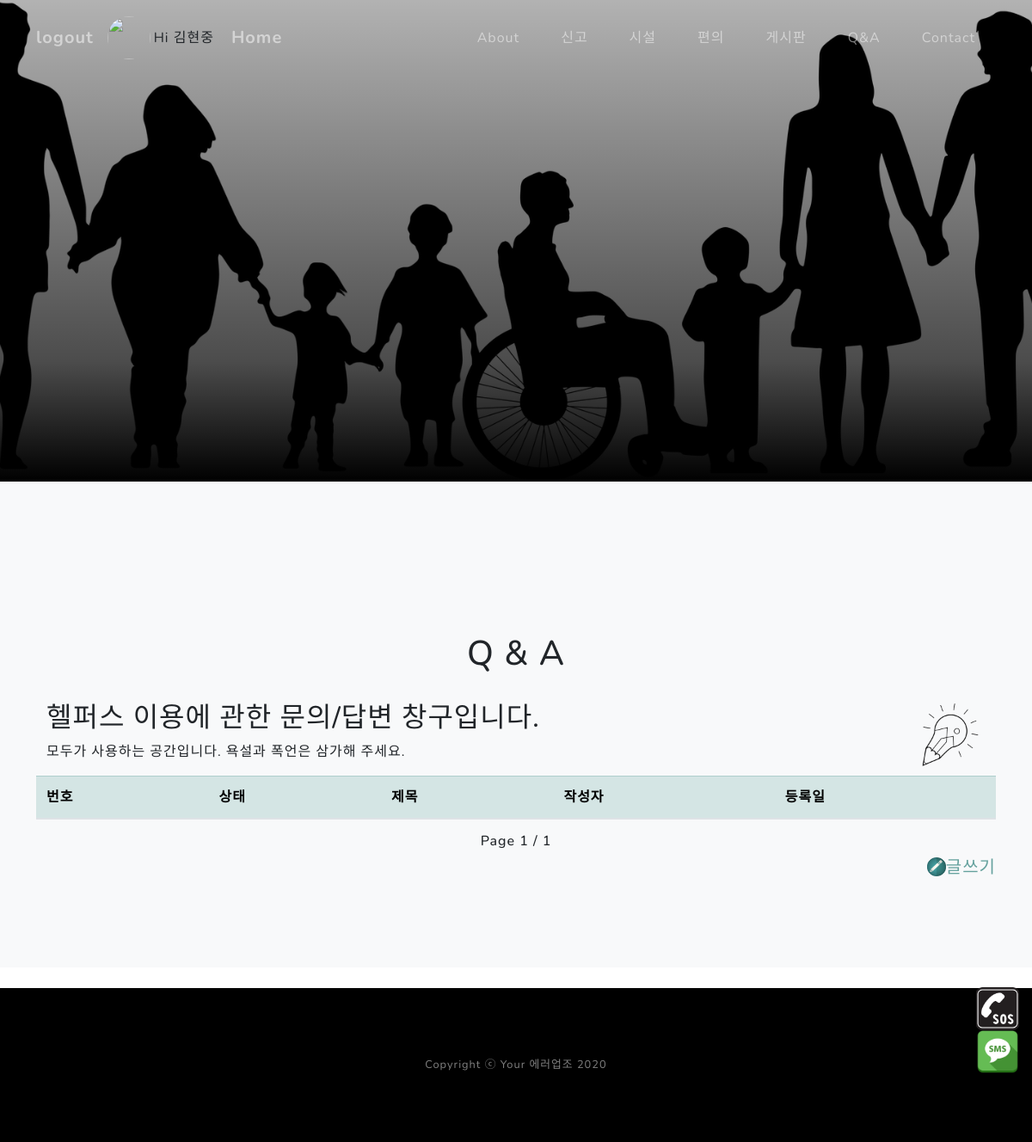
Page /qnaapp/ (signed in) on the earlier database version.
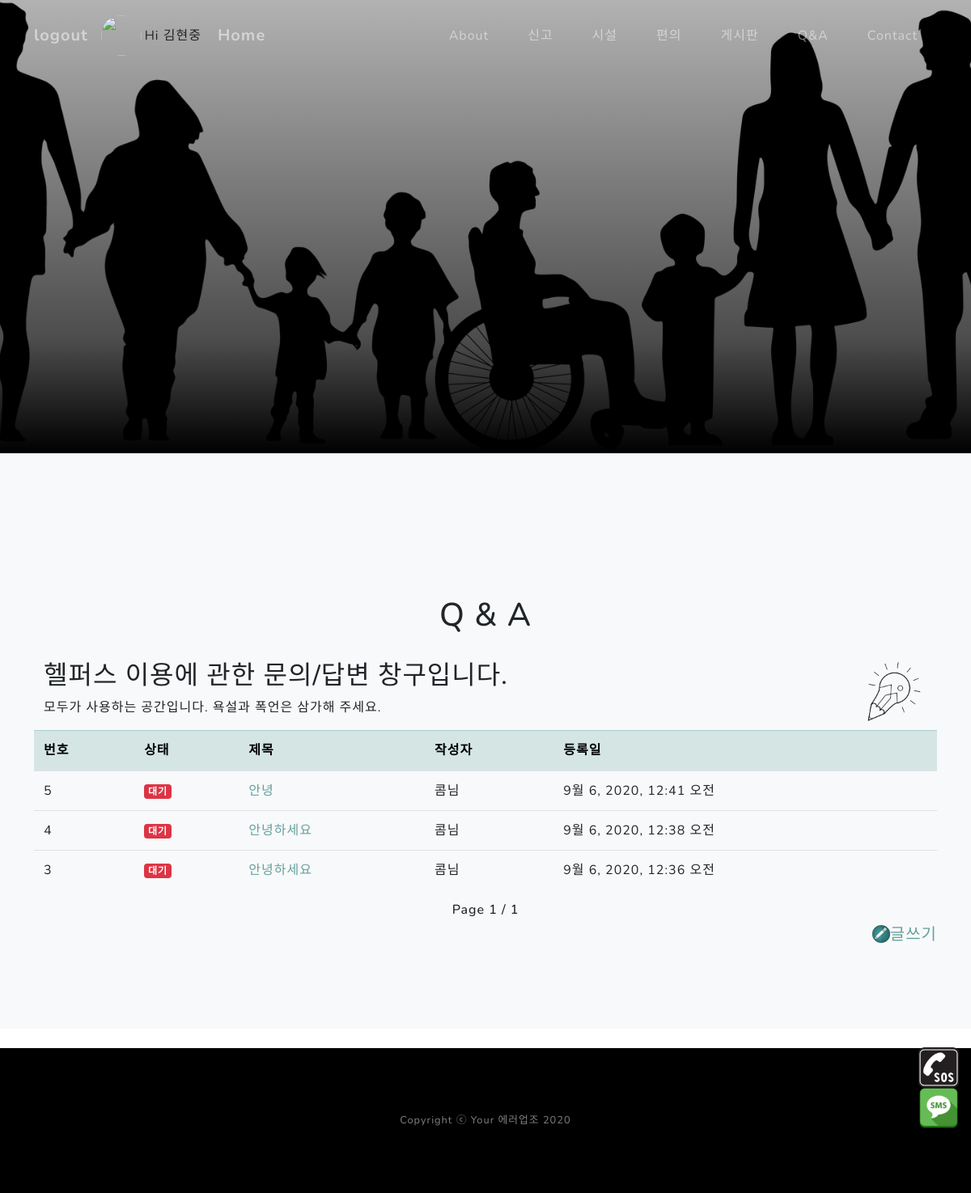
Same page on the later database version.
### fordisapp/models.py (models this page shows)
class Qnaboard(models.Model):
    qnawriter = models.ForeignKey('Users', db_column='userEmail', blank=False, null=False, on_delete=models.CASCADE)
    title = models.CharField(max_length=20)
    nickName = models.CharField(max_length=20)
    content = models.TextField()
    created_at = models.DateTimeField(auto_now_add=True)
    admin_content = models.TextField()

class Users(models.Model):
    userEmail = models.EmailField(max_length=30, primary_key=True, verbose_name="이메일(아이디)")
    nickName = models.CharField(max_length=12, verbose_name="닉네임")
    password = models.CharField(max_length=12, verbose_name="비밀번호")
    registerDate = models.DateField(auto_now_add=True, verbose_name="가입시간")
    guardianName = models.CharField(blank=True, max_length=12, verbose_name="보호자명")
    guardianCallNum = models.CharField(blank=True, max_length=12, verbose_name="보호자전화번호")
    guardianBasicMsg = models.CharField(blank=True, max_length=100, verbose_name="보호자기본메세지")
    photo = models.FileField(blank=True, upload_to=date_upload_to)

### qnaapp/views.py (the view)
# urls.py: path("", views.qnaread, name="qnaread"),
def qnaread(request):
    if logincheck(request)['loginyn']:
        page = request.GET.get('page', 1)
        qnalist = Qnaboard.objects.all()
        paginator = Paginator(qnalist[::-1], 5)
        qnalistpage = paginator.get_page(page)
        context = {"qnalist": qnalistpage}
        context.update(logincheck(request))
        return render(request, 'qnaboard.html', context)
    else:
        return render(request, 'login.html', logincheck(request))

### qnaapp/views.py (called while the page is built)
def logincheck(request) :
    context = None
    if 'user' in request.session:
        user = Users.objects.get(userEmail=request.session.get('user'))
        context = {'loginyn':True,
                   'useremail':user.userEmail,
                   'nickname': user.nickName,
                   'photopath': user.photo.url,
                   'guardianName':  user.guardianName,
                   'guardianCallNum': user.guardianCallNum,
                   'guardianBasicMsg': user.guardianBasicMsg
                   }
        return context
    else:
        context = {'loginyn': False}
        return context

### qnaapp/templates/qnaboard.html (shortened to what this page needs)
{% extends 'base2.html' %}
{% load static %}
{% block content %}
<section class="projects-section bg-light" id="board">
<div class="container">
    <h1 class="text-center"><br>Q & A</h1></h1>
    <br>
    <div class="container" style="float:right; display: inline-block">
        <img style="float:right; " width="80" src="/static/assets/img/icon-Q&A.png" >
        <h2>헬퍼스 이용에 관한 문의/답변 창구입니다.</h2>
        <p>모두가 사용하는 공간입니다. 욕설과 폭언은 삼가해 주세요.</p>
    </div>
    <table class="table table-hover">
        <thead>
          <tr class="table-primary" style="color:black">
              <th>번호</th>
              <th>상태</th>
              <th>제목</th>
              <th>작성자</th>
              <th>등록일</th>
          </tr>
        </thead>
        <tbody>
        {%for qnaboard in qnalist %}
          <tr>
            <td>{{qnaboard.pk}}</td>
            <td>
                {% if qnaboard.admin_content == "" %}
                <span class="badge badge-danger">대기</span>
                {% else %}
                <span class="badge badge-success">완료</span>
                {% endif %}
            </td>
            <td><a href="{% url 'qnadetail' qnaboard.pk %}#board">{{ qnaboard.title }}</a></td>
            <td>{{qnaboard.qnawriter.nickName}}님</td>
            <td>{{qnaboard.created_at}}</td>
          </tr>
        {% endfor %}
        </tbody>
    </table>
    <h6 class="text-center">
            Page {{qnalist.number}} / {{ qnalist.paginator.num_pages}}
    </h6>
        <div style="float:right; display: inline-block"><img style="float:left; " width="22" src="/static/assets/img/boardwrite2.png" >
            <a href="{% url 'qnacreate' %}#board"><h5 style="float:right;">글쓰기</h5></a>
        </div>
    </div>
</section>
{% endblock %}

Differences in the rows shown:
added Qnaboard: pk "5", admin_content "대기", title "안녕", qnawriter.nickName "콤", created_at "9월 6, 2020, 12:41 오전"
added Qnaboard: pk "4", admin_content "대기", title "안녕하세요", qnawriter.nickName "콤", created_at "9월 6, 2020, 12:38 오전"
added Qnaboard: pk "3", admin_content "대기", title "안녕하세요", qnawriter.nickName "콤", created_at "9월 6, 2020, 12:36 오전"
